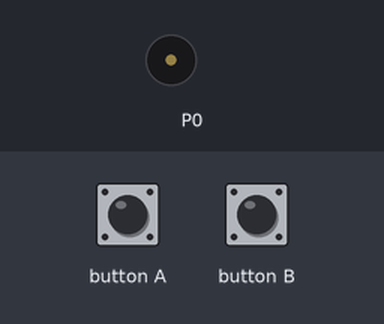
The program below on a simulated BBC micro:bit (MakeCode). Shown: buzzer (waves = sounding). The test bench sets the inputs (shaded band).

Above: at 1.2 s.
1.3 s: button A pressed for 0.15 s
At 3.9 s:
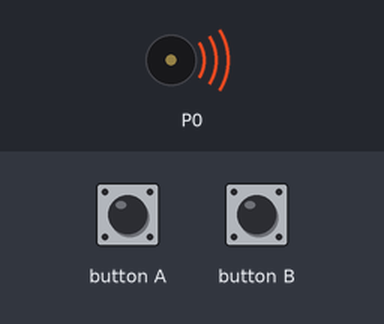
4.3 s: button B pressed for 0.15 s
Timing chart, 0 to 7.3 s (numbered marks = the images above; inputs shaded):
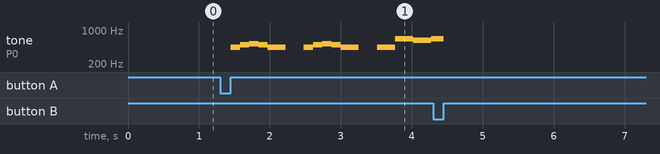

Measured:
- after the input at 1.3 s, tone on P0: plays 440 Hz for 0.13 s, 494 Hz for 0.13 s, 523 Hz for 0.13 s, 494 Hz for 0.13 s, 440 Hz for 0.25 s, 440 Hz for 0.13 s … (14 notes in this stretch), starting after 0.15 s

The program:

main.ts
```typescript
input.onButtonPressed(Button.A, function () {
    music.startMelody(music.builtInMelody(Melodies.Chase), MelodyOptions.Once)
})
input.onButtonPressed(Button.B, function () {
    music.stopMelody(MelodyStopOptions.All)
})
basic.forever(function () {

})
```

test.ts
```typescript
// 在這裡測試；當此封包作為擴充功能時，將不會編譯此內容。
```
